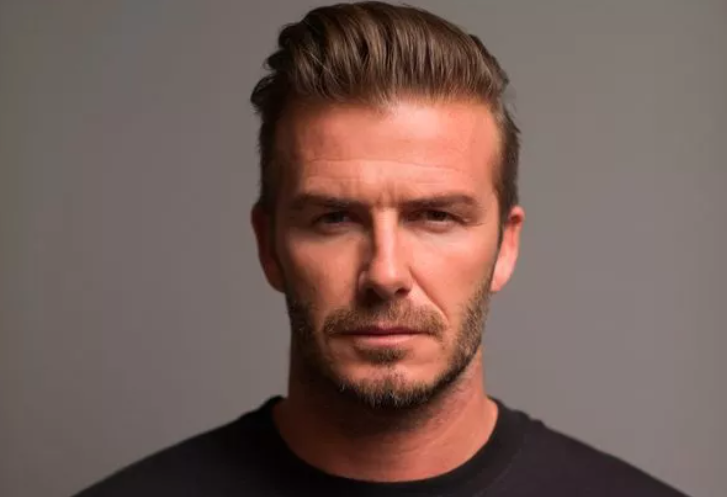
#> input picture Day 62/b.png, 727 x 497 px
$ python objectdetection.py
#> lines starting #> are read from the running program, lines starting #| are printed output that depends on the picture; after the words box and inside, x2 and y2 are one past the last pixel; in counts of white or black regions, pixels touching at a corner belong together
import cv2
import matplotlib.pyplot as plt
#load the pretrained classifier of hair cascade classifier
face_cascade=cv2.CascadeClassifier(cv2.data.haarcascades + 'haarcascade_frontalface_default.xml')
#upload an image for test
image=cv2.imread('b.png')
#> image is the input picture: shape (497, 727, 3); mean B, G, R 88.2, 94.8, 117.3
grey_image=cv2.cvtColor(image,cv2.COLOR_BGR2GRAY)
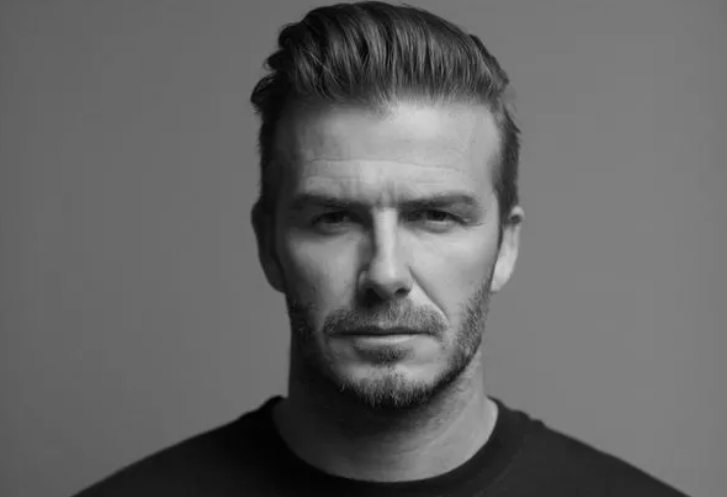
#> grey_image: shape (497, 727); min 0, max 213, mean 100.8
faces=face_cascade.detectMultiScale(grey_image,scaleFactor=1.1,minNeighbors=5,minSize=(30,30))
#> faces = [[244, 107, 287, 287]]
print(f"no of face detected:{len(faces)}")
#| no of face detected:1
for(x,y,w,h)in faces:
    cv2.rectangle(image,(x,y),(x+w,y+h),(255,0,0),2)
#> this loop made 1 pass
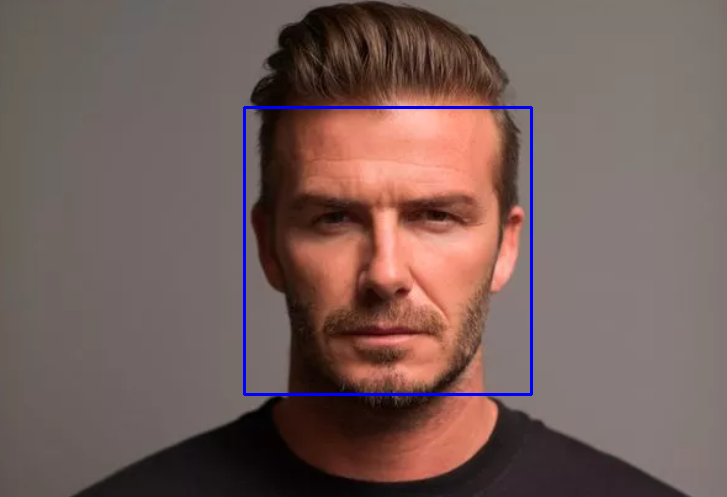
#> image: shape (497, 727, 3); 0.95% of pixels changed, all inside (x1, y1, x2, y2) = (243, 106, 533, 396)
img_rgb=cv2.cvtColor(image,cv2.COLOR_BGR2RGB)
plt.imshow(img_rgb)
plt.axis('off')
plt.show()
